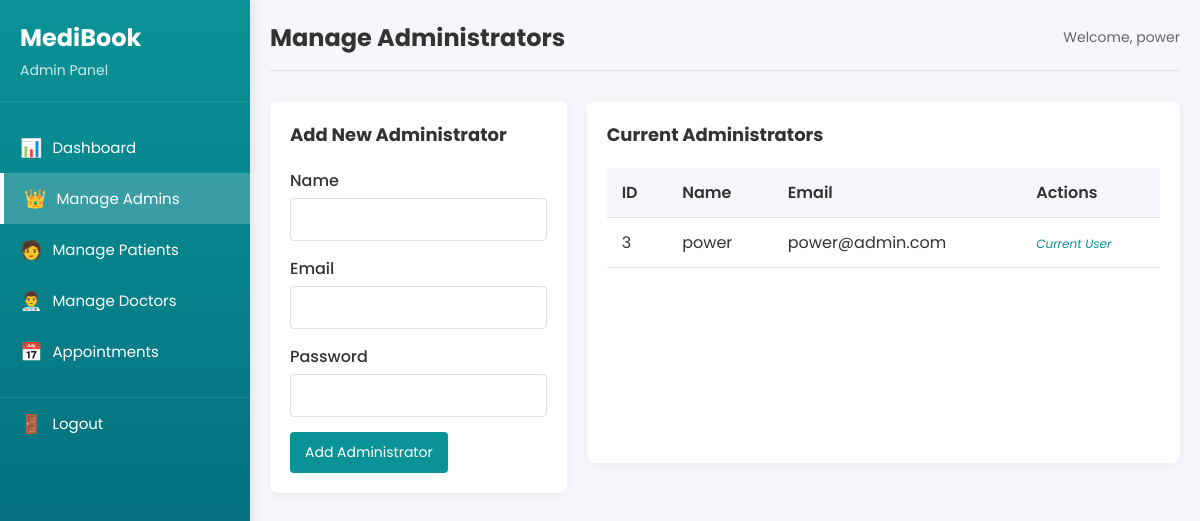
/login_register/bkstf/admin_dashboard.php?action=admins (signed in), run on the app's committed database.
### tables this page shows
CREATE TABLE `users` (
  `id` int(10) UNSIGNED NOT NULL,
  `name` varchar(255) NOT NULL,
  `email` varchar(255) NOT NULL,
  `password` varchar(255) NOT NULL,
  `role` enum('user','admin','doctor') NOT NULL,
  `created_at` timestamp NOT NULL DEFAULT current_timestamp(),
  `specialty` varchar(255) NOT NULL DEFAULT ''
);

### login_register/bkstf/admin_dashboard.php (the view, shortened to what this page needs)
<?php
require_once 'config.php';
$email = $_SESSION['email'];
$result = $conn->query("SELECT * FROM users WHERE email = '$email' AND role = 'admin'");
$admin = $result->fetch_assoc();
$action = isset($_GET['action']) ? $_GET['action'] : 'dashboard';
?>
<!DOCTYPE html>
<html lang="en">
<head>
    <link rel="stylesheet" href="css/admin.css">
</head>
<body>
    <div class="admin-container">
        <div class="sidebar">
            <div class="sidebar-header">
                <h2>MediBook</h2>
                <p>Admin Panel</p>
            </div>
            <div class="sidebar-menu">
                <a href="?action=dashboard" class="<?php echo $action == 'dashboard' ? 'active' : ''; ?>">
                    <span class="icon">📊</span> Dashboard
                </a>
                <a href="?action=admins" class="<?php echo $action == 'admins' ? 'active' : ''; ?>">
                    <span class="icon">👑</span> Manage Admins
                </a>
                <a href="?action=patients" class="<?php echo $action == 'patients' ? 'active' : ''; ?>">
                    <span class="icon">🧑</span> Manage Patients
                </a>
                <a href="?action=doctors" class="<?php echo $action == 'doctors' ? 'active' : ''; ?>">
                    <span class="icon">👨‍⚕️</span> Manage Doctors
                </a>
                <a href="?action=appointments" class="<?php echo $action == 'appointments' ? 'active' : ''; ?>">
                    <span class="icon">📅</span> Appointments
                </a>
                <a href="logout.php" class="logout-btn">
                    <span class="icon">🚪</span> Logout
                </a>
            </div>
        </div>
        <div class="main-content">
            <div class="header">
                <h1>
                    <?php
                    switch ($action) {
                        case 'admins':
                            echo 'Manage Administrators';
                            break;
                    }
                    ?>
                </h1>
                <div class="user-info">
                    <span>Welcome, <?php echo htmlspecialchars($admin['name']); ?></span>
                </div>
            </div>
            <?php if ($action == 'admins'): ?>
                <div class="admin-section">
                    <div class="add-form">
                        <h2>Add New Administrator</h2>
                        <form method="post" action="?action=admins">
                            <div class="form-group">
                                <label for="name">Name</label>
                                <input type="text" id="name" name="name" required>
                            </div>
                            <div class="form-group">
                                <label for="email">Email</label>
                                <input type="email" id="email" name="email" required>
                            </div>
                            <div class="form-group">
                                <label for="password">Password</label>
                                <input type="password" id="password" name="password" required>
                            </div>
                            <button type="submit" name="add_admin">Add Administrator</button>
                        </form>
                    </div>
                    <div class="list-section">
                        <h2>Current Administrators</h2>
                        <div class="table-container">
                            <table>
                                <thead>
                                    <tr>
                                        <th>ID</th>
                                        <th>Name</th>
                                        <th>Email</th>
                                        <th>Actions</th>
                                    </tr>
                                </thead>
                                <tbody>
                                    <?php
                                    $admins = $conn->query("SELECT * FROM users WHERE role = 'admin'");
                                    if ($admins->num_rows > 0) {
                                        while ($row = $admins->fetch_assoc()) {
                                            echo "<tr>";
                                            echo "<td>" . $row['id'] . "</td>";
                                            echo "<td>" . htmlspecialchars($row['name']) . "</td>";
                                            echo "<td>" . htmlspecialchars($row['email']) . "</td>";
                                            echo "<td>";
                                            if ($row['email'] != $_SESSION['email']) {
                                                echo "<a href='?action=admins&delete_user=1&id=" . $row['id'] . "' class='delete-btn' onclick='return confirm(\"Are you sure you want to delete this admin?\")'>Delete</a>";
                                            } else {
                                                echo "<span class='current-user'>Current User</span>";
                                            }
                                            echo "</td>";
                                            echo "</tr>";
                                        }
                                    } else {
                                        echo "<tr><td colspan='4'>No administrators found</td></tr>";
                                    }
                                    ?>
                                </tbody>
                            </table>
                        </div>
                    </div>
                </div>
            <?php endif; ?>
        </div>
    </div>
</body>
</html>

### login_register/bkstf/css/admin.css (style rules this page uses)
* { font-family: "Poppins", sans-serif; margin: 0; padding: 0; box-sizing: border-box; }
body { background-color: #f5f7fa; color: #333; min-height: 100vh; }
.admin-container { display: flex; min-height: 100vh; }
.sidebar { width: 250px; background: linear-gradient(to bottom, #0a9396, #005f73); color: white; padding: 20px 0; box-shadow: 2px 0 10px rgba(0, 0, 0, 0.1); position: fixed; height: 100%; overflow-y: auto; z-index: 100; }
.sidebar-header { padding: 0 20px 20px; border-bottom: 1px solid rgba(255, 255, 255, 0.1); margin-bottom: 20px; }
.sidebar-header h2 { font-size: 24px; margin-bottom: 5px; }
.sidebar-header p { font-size: 14px; opacity: 0.8; }
.sidebar-menu { display: flex; flex-direction: column; }
.sidebar-menu a { padding: 12px 20px; color: white; text-decoration: none; display: flex; align-items: center; transition: all 0.3s; font-size: 15px; }
.sidebar-menu a.active { background-color: rgba(255, 255, 255, 0.2); border-left: 4px solid white; }
.sidebar-menu .icon { margin-right: 10px; font-size: 18px; }
.logout-btn { margin-top: 20px; border-top: 1px solid rgba(255, 255, 255, 0.1); padding-top: 10px; }
.main-content { flex: 1; padding: 20px; margin-left: 250px; width: calc(100% - 250px); }
.header { display: flex; justify-content: space-between; align-items: center; margin-bottom: 30px; padding-bottom: 15px; border-bottom: 1px solid #e0e0e0; }
.header h1 { font-size: 24px; color: #333; }
.user-info { font-size: 14px; color: #666; }
.recent-section, .list-section { background: white; border-radius: 8px; padding: 20px; box-shadow: 0 2px 10px rgba(0, 0, 0, 0.05); margin-bottom: 30px; }
.recent-section h2, .list-section h2, .add-form h2 { margin-bottom: 20px; color: #333; font-size: 18px; }
.table-container { overflow-x: auto; }
table { width: 100%; border-collapse: collapse; }
table th, table td { padding: 12px 15px; text-align: left; border-bottom: 1px solid #e0e0e0; }
table th { background-color: #f5f7fa; font-weight: 600; color: #333; }
.admin-section { display: grid; grid-template-columns: 1fr 2fr; gap: 20px; }
.add-form { background: white; border-radius: 8px; padding: 20px; box-shadow: 0 2px 10px rgba(0, 0, 0, 0.05); }
.form-group { margin-bottom: 15px; }
.form-group label { display: block; margin-bottom: 5px; font-weight: 500; color: #333; }
.form-group input, .form-group select, .form-group textarea { width: 100%; padding: 10px; border: 1px solid #ddd; border-radius: 4px; font-size: 14px; }
button[type="submit"] { background-color: #0a9396; color: white; border: none; padding: 10px 15px; border-radius: 4px; cursor: pointer; font-size: 14px; transition: background-color 0.3s; }
.current-user { color: #0a9396; font-style: italic; font-size: 12px; }

### data on the page
users: name "power", id "3", email "power@admin.com", shows "Current User"
